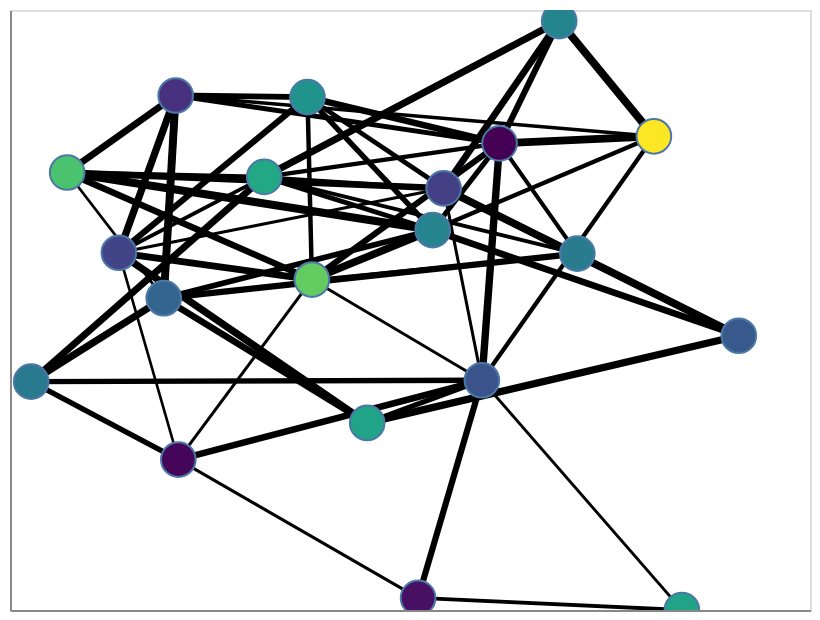

Here is the notebook cell this chart was saved with:
### Code cell
import numpy as np

# Add weights to nodes and edges
for n in G.nodes():
    G.nodes[n]['weight'] = np.random.randn()

for e in G.edges():
    G.edges[e]['weight'] = np.random.uniform(1, 10)


# Draw the graph using Altair
viz = nxa.draw_networkx(
    G, pos=pos,
    node_color='weight',
    cmap='viridis',
    width='weight',
    edge_color='black',
)

# Show it as an interactive plot!
viz.interactive()

### Figure 1 — Vega-Lite specification as saved in the notebook (floating-point values rounded to 4 significant figures)
{"config": {"view": {"continuousWidth": 400, "continuousHeight": 300}}, "layer": [{"data": {"name": "data-5269b54cf5713b4598375f46bf162ec9"}, "mark": {"type": "line", "color": "black", "opacity": 1}, "encoding": {"detail": {"type": "quantitative", "field": "edge"}, "size": {"type": "quantitative", "field": "weight", "legend": null}, "x": {"type": "quantitative", "axis": {"grid": false, "labels": false, "ticks": false, "title": ""}, "field": "x"}, "y": {"type": "quantitative", "axis": {"grid": false, "labels": false, "ticks": false, "title": ""}, "field": "y"}}, "selection": {"selector002": {"type": "interval", "bind": "scales", "encodings": ["x", "y"]}}}, {"data": {"name": "data-03ab5fdd733f0c5729bcef73194e1116"}, "mark": {"type": "point", "opacity": 1, "size": 300, "strokeWidth": 1.0}, "encoding": {"fill": {"type": "quantitative", "field": "weight", "scale": {"scheme": "viridis"}}, "x": {"type": "quantitative", "axis": {"grid": false, "labels": false, "ticks": false}, "field": "x"}, "y": {"type": "quantitative", "axis": {"grid": false, "labels": false, "ticks": false}, "field": "y"}}}], "$schema": "https://vega.github.io/schema/vega-lite/v4.8.1.json", "datasets": {"data-5269b54cf5713b4598375f46bf162ec9": [{"pair": [0, 4], "weight": 5.74, "x": -0.4709, "target": 4, "y": -0.3149, "source": 0, "edge": 0}, {"pair": [0, 4], "weight": 5.74, "x": 0.1488, "target": 4, "y": -0.3108, "source": 0, "edge": 0}, {"pair": [0, 5], "weight": 5.394, "x": -0.4709, "target": 5, "y": -0.3149, "source": 0, "edge": 1}, {"pair": [0, 5], "weight": 5.394, "x": -0.2685, "target": 5, "y": -0.5487, "source": 0, "edge": 1}, {"pair": [0, 11], "weight": 8.57, "x": -0.4709, "target": 11, "y": -0.3149, "source": 0, "edge": 2}, {"pair": [0, 11], "weight": 8.57, "x": -0.2886, "target": 11, "y": -0.06457, "source": 0, "edge": 2}, {"pair": [0, 12], "weight": 7.958, "x": -0.4709, "target": 12, "y": -0.3149, "source": 0, "edge": 3}, {"pair": [0, 12], "weight": 7.958, "x": -0.1505, "target": 12, "y": 0.2994, "source": 0, "edge": 3}, {"pair": [1, 7], "weight": 6.388, "x": -0.2722, "target": 7, "y": 0.5437, "source": 1, "edge": 4}, {"pair": [1, 7], "weight": 6.388, "x": -0.09097, "target": 7, "y": 0.5387, "source": 1, "edge": 4}, {"pair": [1, 8], "weight": 4.938, "x": -0.2722, "target": 8, "y": 0.5437, "source": 1, "edge": 5}, {"pair": [1, 8], "weight": 4.938, "x": 0.1732, "target": 8, "y": 0.3999, "source": 1, "edge": 5}, {"pair": [1, 9], "weight": 8.194, "x": -0.2722, "target": 9, "y": 0.5437, "source": 1, "edge": 6}, {"pair": [1, 9], "weight": 8.194, "x": -0.4214, "target": 9, "y": 0.3126, "source": 1, "edge": 6}, {"pair": [1, 11], "weight": 9.891, "x": -0.2722, "target": 11, "y": 0.5437, "source": 1, "edge": 7}, {"pair": [1, 11], "weight": 9.891, "x": -0.2886, "target": 11, "y": -0.06457, "source": 1, "edge": 7}, {"pair": [1, 15], "weight": 2.363, "x": -0.2722, "target": 15, "y": 0.5437, "source": 1, "edge": 8}, {"pair": [1, 15], "weight": 2.363, "x": 0.3854, "target": 15, "y": 0.421, "source": 1, "edge": 8}, {"pair": [1, 19], "weight": 8.697, "x": -0.2722, "target": 19, "y": 0.5437, "source": 1, "edge": 9}, {"pair": [1, 19], "weight": 8.697, "x": -0.3503, "target": 19, "y": 0.07159, "source": 1, "edge": 9}, {"pair": [2, 3], "weight": 4.102, "x": 0.2801, "target": 3, "y": 0.06915, "source": 2, "edge": 10}, {"pair": [2, 3], "weight": 4.102, "x": 0.09629, "target": 3, "y": 0.265, "source": 2, "edge": 10}, {"pair": [2, 6], "weight": 1.171, "x": 0.2801, "target": 6, "y": 0.06915, "source": 2, "edge": 11}, {"pair": [2, 6], "weight": 1.171, "x": -0.08487, "target": 6, "y": -0.008701, "source": 2, "edge": 11}, {"pair": [2, 8], "weight": 3.547, "x": 0.2801, "target": 8, "y": 0.06915, "source": 2, "edge": 12}, {"pair": [2, 8], "weight": 3.547, "x": 0.1732, "target": 8, "y": 0.3999, "source": 2, "edge": 12}, {"pair": [2, 11], "weight": 7.101, "x": 0.2801, "target": 11, "y": 0.06915, "source": 2, "edge": 13}, {"pair": [2, 11], "weight": 7.101, "x": -0.2886, "target": 11, "y": -0.06457, "source": 2, "edge": 13}, {"pair": [2, 12], "weight": 3.152, "x": 0.2801, "target": 12, "y": 0.06915, "source": 2, "edge": 14}, {"pair": [2, 12], "weight": 3.152, "x": -0.1505, "target": 12, "y": 0.2994, "source": 2, "edge": 14}, {"pair": [3, 4], "weight": 1.68, "x": 0.09629, "target": 4, "y": 0.265, "source": 3, "edge": 15}, {"pair": [3, 4], "weight": 1.68, "x": 0.1488, "target": 4, "y": -0.3108, "source": 3, "edge": 15}, {"pair": [3, 7], "weight": 4.551, "x": 0.09629, "target": 7, "y": 0.265, "source": 3, "edge": 16}, {"pair": [3, 7], "weight": 4.551, "x": -0.09097, "target": 7, "y": 0.5387, "source": 3, "edge": 16}, {"pair": [3, 9], "weight": 7.418, "x": 0.09629, "target": 9, "y": 0.265, "source": 3, "edge": 17}, {"pair": [3, 9], "weight": 7.418, "x": -0.4214, "target": 9, "y": 0.3126, "source": 3, "edge": 17}, {"pair": [3, 12], "weight": 1.886, "x": 0.09629, "target": 12, "y": 0.265, "source": 3, "edge": 18}, {"pair": [3, 12], "weight": 1.886, "x": -0.1505, "target": 12, "y": 0.2994, "source": 3, "edge": 18}, {"pair": [3, 16], "weight": 7.983, "x": 0.09629, "target": 16, "y": 0.265, "source": 3, "edge": 19}, {"pair": [3, 16], "weight": 7.983, "x": 0.2551, "target": 16, "y": 0.7668, "source": 3, "edge": 19}, {"pair": [3, 17], "weight": 9.448, "x": 0.09629, "target": 17, "y": 0.265, "source": 3, "edge": 20}, {"pair": [3, 17], "weight": 9.448, "x": 0.5021, "target": 17, "y": -0.1772, "source": 3, "edge": 20}, {"pair": [3, 19], "weight": 1.835, "x": 0.09629, "target": 19, "y": 0.265, "source": 3, "edge": 21}, {"pair": [3, 19], "weight": 1.835, "x": -0.3503, "target": 19, "y": 0.07159, "source": 3, "edge": 21}, {"pair": [4, 5], "weight": 7.548, "x": 0.1488, "target": 5, "y": -0.3108, "source": 4, "edge": 22}, {"pair": [4, 5], "weight": 7.548, "x": -0.2685, "target": 5, "y": -0.5487, "source": 4, "edge": 22}, {"pair": [4, 6], "weight": 1.512, "x": 0.1488, "target": 6, "y": -0.3108, "source": 4, "edge": 23}, {"pair": [4, 6], "weight": 1.512, "x": -0.08487, "target": 6, "y": -0.008701, "source": 4, "edge": 23}, {"pair": [4, 8], "weight": 8.967, "x": 0.1488, "target": 8, "y": -0.3108, "source": 4, "edge": 24}, {"pair": [4, 8], "weight": 8.967, "x": 0.1732, "target": 8, "y": 0.3999, "source": 4, "edge": 24}, {"pair": [4, 10], "weight": 1.354, "x": 0.1488, "target": 10, "y": -0.3108, "source": 4, "edge": 25}, {"pair": [4, 10], "weight": 1.354, "x": 0.4238, "target": 10, "y": -1.0, "source": 4, "edge": 25}, {"pair": [4, 13], "weight": 5.289, "x": 0.1488, "target": 13, "y": -0.3108, "source": 4, "edge": 26}, {"pair": [4, 13], "weight": 5.289, "x": -0.008892, "target": 13, "y": -0.4388, "source": 4, "edge": 26}, {"pair": [4, 15], "weight": 3.818, "x": 0.1488, "target": 15, "y": -0.3108, "source": 4, "edge": 27}, {"pair": [4, 15], "weight": 3.818, "x": 0.3854, "target": 15, "y": 0.421, "source": 4, "edge": 27}, {"pair": [4, 18], "weight": 6.955, "x": 0.1488, "target": 18, "y": -0.3108, "source": 4, "edge": 28}, {"pair": [4, 18], "weight": 6.955, "x": 0.06111, "target": 18, "y": -0.9637, "source": 4, "edge": 28}, {"pair": [5, 6], "weight": 1.741, "x": -0.2685, "target": 6, "y": -0.5487, "source": 5, "edge": 29}, {"pair": [5, 6], "weight": 1.741, "x": -0.08487, "target": 6, "y": -0.008701, "source": 5, "edge": 29}, {"pair": [5, 18], "weight": 1.707, "x": -0.2685, "target": 18, "y": -0.5487, "source": 5, "edge": 30}, {"pair": [5, 18], "weight": 1.707, "x": 0.06111, "target": 18, "y": -0.9637, "source": 5, "edge": 30}, {"pair": [5, 19], "weight": 1.073, "x": -0.2685, "target": 19, "y": -0.5487, "source": 5, "edge": 31}, {"pair": [5, 19], "weight": 1.073, "x": -0.3503, "target": 19, "y": 0.07159, "source": 5, "edge": 31}, {"pair": [6, 7], "weight": 4.131, "x": -0.08487, "target": 7, "y": -0.008701, "source": 6, "edge": 32}, {"pair": [6, 7], "weight": 4.131, "x": -0.09097, "target": 7, "y": 0.5387, "source": 6, "edge": 32}, {"pair": [6, 8], "weight": 6.892, "x": -0.08487, "target": 8, "y": -0.008701, "source": 6, "edge": 33}, {"pair": [6, 8], "weight": 6.892, "x": 0.1732, "target": 8, "y": 0.3999, "source": 6, "edge": 33}, {"pair": [6, 9], "weight": 7.339, "x": -0.08487, "target": 9, "y": -0.008701, "source": 6, "edge": 34}, {"pair": [6, 9], "weight": 7.339, "x": -0.4214, "target": 9, "y": 0.3126, "source": 6, "edge": 34}, {"pair": [6, 14], "weight": 9.262, "x": -0.08487, "target": 14, "y": -0.008701, "source": 6, "edge": 35}, {"pair": [6, 14], "weight": 9.262, "x": 0.08121, "target": 14, "y": 0.1398, "source": 6, "edge": 35}, {"pair": [6, 19], "weight": 7.922, "x": -0.08487, "target": 19, "y": -0.008701, "source": 6, "edge": 36}, {"pair": [6, 19], "weight": 7.922, "x": -0.3503, "target": 19, "y": 0.07159, "source": 6, "edge": 36}, {"pair": [7, 8], "weight": 7.467, "x": -0.09097, "target": 8, "y": 0.5387, "source": 7, "edge": 37}, {"pair": [7, 8], "weight": 7.467, "x": 0.1732, "target": 8, "y": 0.3999, "source": 7, "edge": 37}, {"pair": [7, 14], "weight": 5.675, "x": -0.09097, "target": 14, "y": 0.5387, "source": 7, "edge": 38}, {"pair": [7, 14], "weight": 5.675, "x": 0.08121, "target": 14, "y": 0.1398, "source": 7, "edge": 38}, {"pair": [7, 19], "weight": 6.948, "x": -0.09097, "target": 19, "y": 0.5387, "source": 7, "edge": 39}, {"pair": [7, 19], "weight": 6.948, "x": -0.3503, "target": 19, "y": 0.07159, "source": 7, "edge": 39}, {"pair": [8, 12], "weight": 3.778, "x": 0.1732, "target": 12, "y": 0.3999, "source": 8, "edge": 40}, {"pair": [8, 12], "weight": 3.778, "x": -0.1505, "target": 12, "y": 0.2994, "source": 8, "edge": 40}, {"pair": [8, 14], "weight": 5.201, "x": 0.1732, "target": 14, "y": 0.3999, "source": 8, "edge": 41}, {"pair": [8, 14], "weight": 5.201, "x": 0.08121, "target": 14, "y": 0.1398, "source": 8, "edge": 41}, {"pair": [8, 15], "weight": 9.644, "x": 0.1732, "target": 15, "y": 0.3999, "source": 8, "edge": 42}, {"pair": [8, 15], "weight": 9.644, "x": 0.3854, "target": 15, "y": 0.421, "source": 8, "edge": 42}, {"pair": [8, 16], "weight": 6.755, "x": 0.1732, "target": 16, "y": 0.3999, "source": 8, "edge": 43}, {"pair": [8, 16], "weight": 6.755, "x": 0.2551, "target": 16, "y": 0.7668, "source": 8, "edge": 43}, {"pair": [9, 11], "weight": 1.202, "x": -0.4214, "target": 11, "y": 0.3126, "source": 9, "edge": 44}, {"pair": [9, 11], "weight": 1.202, "x": -0.2886, "target": 11, "y": -0.06457, "source": 9, "edge": 44}, {"pair": [9, 12], "weight": 3.709, "x": -0.4214, "target": 12, "y": 0.3126, "source": 9, "edge": 45}, {"pair": [9, 12], "weight": 3.709, "x": -0.1505, "target": 12, "y": 0.2994, "source": 9, "edge": 45}, {"pair": [9, 14], "weight": 9.995, "x": -0.4214, "target": 14, "y": 0.3126, "source": 9, "edge": 46}, {"pair": [9, 14], "weight": 9.995, "x": 0.08121, "target": 14, "y": 0.1398, "source": 9, "edge": 46}, {"pair": [10, 18], "weight": 3.081, "x": 0.4238, "target": 18, "y": -1.0, "source": 10, "edge": 47}, {"pair": [10, 18], "weight": 3.081, "x": 0.06111, "target": 18, "y": -0.9637, "source": 10, "edge": 47}, {"pair": [11, 13], "weight": 7.657, "x": -0.2886, "target": 13, "y": -0.06457, "source": 11, "edge": 48}, {"pair": [11, 13], "weight": 7.657, "x": -0.008892, "target": 13, "y": -0.4388, "source": 11, "edge": 48}, {"pair": [11, 14], "weight": 6.083, "x": -0.2886, "target": 14, "y": -0.06457, "source": 11, "edge": 49}, {"pair": [11, 14], "weight": 6.083, "x": 0.08121, "target": 14, "y": 0.1398, "source": 11, "edge": 49}, {"pair": [12, 14], "weight": 4.611, "x": -0.1505, "target": 14, "y": 0.2994, "source": 12, "edge": 50}, {"pair": [12, 14], "weight": 4.611, "x": 0.08121, "target": 14, "y": 0.1398, "source": 12, "edge": 50}, {"pair": [12, 16], "weight": 8.235, "x": -0.1505, "target": 16, "y": 0.2994, "source": 12, "edge": 51}, {"pair": [12, 16], "weight": 8.235, "x": 0.2551, "target": 16, "y": 0.7668, "source": 12, "edge": 51}, {"pair": [12, 19], "weight": 3.036, "x": -0.1505, "target": 19, "y": 0.2994, "source": 12, "edge": 52}, {"pair": [12, 19], "weight": 3.036, "x": -0.3503, "target": 19, "y": 0.07159, "source": 12, "edge": 52}, {"pair": [13, 17], "weight": 8.944, "x": -0.008892, "target": 17, "y": -0.4388, "source": 13, "edge": 53}, {"pair": [13, 17], "weight": 8.944, "x": 0.5021, "target": 17, "y": -0.1772, "source": 13, "edge": 53}, {"pair": [13, 19], "weight": 8.588, "x": -0.008892, "target": 19, "y": -0.4388, "source": 13, "edge": 54}, {"pair": [13, 19], "weight": 8.588, "x": -0.3503, "target": 19, "y": 0.07159, "source": 13, "edge": 54}, {"pair": [14, 15], "weight": 3.838, "x": 0.08121, "target": 15, "y": 0.1398, "source": 14, "edge": 55}, {"pair": [14, 15], "weight": 3.838, "x": 0.3854, "target": 15, "y": 0.421, "source": 14, "edge": 55}, {"pair": [14, 17], "weight": 7.697, "x": 0.08121, "target": 17, "y": 0.1398, "source": 14, "edge": 56}, {"pair": [14, 17], "weight": 7.697, "x": 0.5021, "target": 17, "y": -0.1772, "source": 14, "edge": 56}, {"pair": [15, 16], "weight": 9.82, "x": 0.3854, "target": 16, "y": 0.421, "source": 15, "edge": 57}, {"pair": [15, 16], "weight": 9.82, "x": 0.2551, "target": 16, "y": 0.7668, "source": 15, "edge": 57}], "data-03ab5fdd733f0c5729bcef73194e1116": [{"weight": 0.09014, "y": -0.3149, "x": -0.4709}, {"weight": -0.9603, "y": 0.5437, "x": -0.2722}, {"weight": 0.1275, "y": 0.06915, "x": 0.2801}, {"weight": -0.7787, "y": 0.265, "x": 0.09629}, {"weight": -0.5055, "y": -0.3108, "x": 0.1488}, {"weight": -1.455, "y": -0.5487, "x": -0.2685}, {"weight": 1.484, "y": -0.008701, "x": -0.08487}, {"weight": 0.5182, "y": 0.5387, "x": -0.09097}, {"weight": -1.503, "y": 0.3999, "x": 0.1732}, {"weight": 1.309, "y": 0.3126, "x": -0.4214}, {"weight": 0.7752, "y": -1.0, "x": 0.4238}, {"weight": -0.2453, "y": -0.06457, "x": -0.2886}, {"weight": 0.8456, "y": 0.2994, "x": -0.1505}, {"weight": 0.7738, "y": -0.4388, "x": -0.008892}, {"weight": 0.2516, "y": 0.1398, "x": 0.08121}, {"weight": 2.425, "y": 0.421, "x": 0.3854}, {"weight": 0.2737, "y": 0.7668, "x": 0.2551}, {"weight": -0.4186, "y": -0.1772, "x": 0.5021}, {"weight": -1.348, "y": -0.9637, "x": 0.06111}, {"weight": -0.7167, "y": 0.07159, "x": -0.3503}]}}
